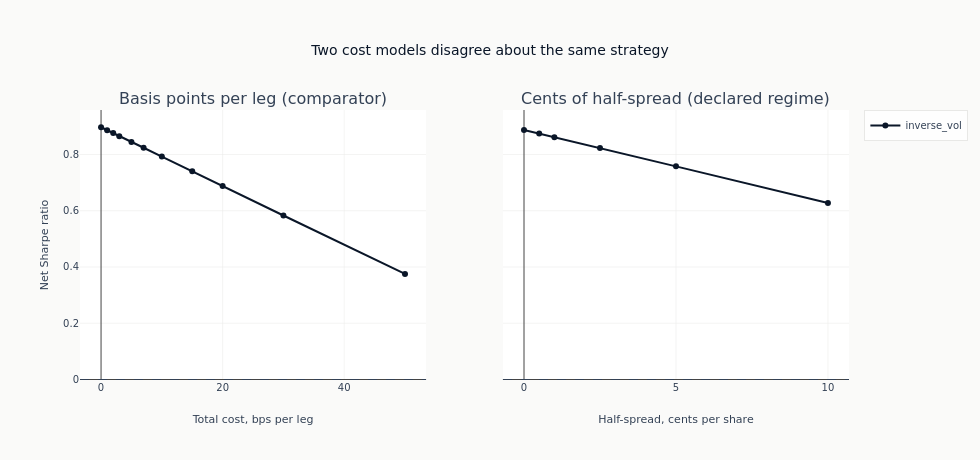

Write notebook code for a chart like this one.
### Code cell
fig = make_subplots(
    rows=1,
    cols=2,
    shared_yaxes=True,
    subplot_titles=("Basis points per leg (comparator)", "Cents of half-spread (declared regime)"),
)
allocators = sorted(
    set(bps_curve["allocator"].to_list() if not bps_curve.is_empty() else [])
    | set(ps_curve["allocator"].to_list() if not ps_curve.is_empty() else [])
)
palette = ml4t_palette(max(len(allocators), 1), categorical=True)
for column, curve in ((1, bps_curve), (2, ps_curve)):
    if curve.is_empty():
        continue
    for index, allocator in enumerate(allocators):
        subset = curve.filter(pl.col("allocator") == allocator).sort("level")
        if subset.is_empty():
            continue
        fig.add_trace(
            go.Scatter(
                x=subset["level"].to_list(),
                y=subset["sharpe"].to_list(),
                mode="lines+markers",
                name=allocator,
                legendgroup=allocator,
                showlegend=column == 1,
                line=dict(color=palette[index % len(palette)]),
            ),
            row=1,
            col=column,
        )
    fig.add_hline(
        y=0, line_width=1, line_dash="dash", line_color=COLORS["neutral"], row=1, col=column
    )
fig.update_xaxes(title_text="Total cost, bps per leg", row=1, col=1)
fig.update_xaxes(title_text="Half-spread, cents per share", row=1, col=2)
fig.update_yaxes(title_text="Net Sharpe ratio", row=1, col=1)
fig.update_layout(
    title="Two cost models disagree about the same strategy",
    height=460,
    width=980,
    margin=dict(t=110),
)
_all_sharpes = pl.concat(
    [curve["sharpe"] for curve in (bps_curve, ps_curve) if not curve.is_empty()]
)
show_plotly_with_alt(
    fig,
    "Two side-by-side line charts of net Sharpe ratio against transaction cost, one line per "
    "allocator, sharing a y-axis, each with a dashed line at zero. The left panel's x-axis is "
    "basis points per leg and the right panel's is cents of half-spread per share. Counted from "
    f"the frames: {bps_curve.height} points on the left and {ps_curve.height} on the right, across "
    f"{len(allocators)} allocators, net Sharpe from {_all_sharpes.min():+.2f} to "
    f"{_all_sharpes.max():+.2f}.",
)

### Figure 1 — Plotly figure (JSON) as saved in the notebook; plotly's stock layout.template omitted (floating-point values rounded to 4 significant figures)
{"data": [{"legendgroup": "inverse_vol", "line": {"color": "#0a1628"}, "mode": "lines+markers", "name": "inverse_vol", "showlegend": true, "type": "scatter", "x": [0.0, 1.0, 2.0, 3.0, 5.0, 7.0, 10.0, 15.0, 20.0, 30.0, 50.0], "xaxis": "x", "y": [0.8968, 0.886, 0.8762, 0.865, 0.8443, 0.8238, 0.7926, 0.74, 0.6879, 0.5831, 0.3753], "yaxis": "y"}, {"legendgroup": "inverse_vol", "line": {"color": "#0a1628"}, "mode": "lines+markers", "name": "inverse_vol", "showlegend": false, "type": "scatter", "x": [0.0, 0.5, 1.0, 2.5, 5.0, 10.0], "xaxis": "x2", "y": [0.8873, 0.8744, 0.8611, 0.8228, 0.7577, 0.6273], "yaxis": "y2"}], "layout": {"annotations": [{"font": {"size": 16}, "showarrow": false, "text": "Basis points per leg (comparator)", "x": 0.225, "xanchor": "center", "xref": "paper", "y": 1.0, "yanchor": "bottom", "yref": "paper"}, {"font": {"size": 16}, "showarrow": false, "text": "Cents of half-spread (declared regime)", "x": 0.775, "xanchor": "center", "xref": "paper", "y": 1.0, "yanchor": "bottom", "yref": "paper"}], "height": 460, "margin": {"t": 110}, "shapes": [{"line": {"color": "#334155", "dash": "dash", "width": 1}, "type": "line", "x0": 0, "x1": 1, "xref": "x domain", "y0": 0, "y1": 0, "yref": "y"}, {"line": {"color": "#334155", "dash": "dash", "width": 1}, "type": "line", "x0": 0, "x1": 1, "xref": "x2 domain", "y0": 0, "y1": 0, "yref": "y2"}], "title": {"text": "Two cost models disagree about the same strategy"}, "width": 980, "xaxis": {"anchor": "y", "domain": [0.0, 0.45], "title": {"text": "Total cost, bps per leg"}}, "xaxis2": {"anchor": "y2", "domain": [0.55, 1.0], "title": {"text": "Half-spread, cents per share"}}, "yaxis": {"anchor": "x", "domain": [0.0, 1.0], "title": {"text": "Net Sharpe ratio"}}, "yaxis2": {"anchor": "x2", "domain": [0.0, 1.0], "matches": "y", "showticklabels": false}}}
